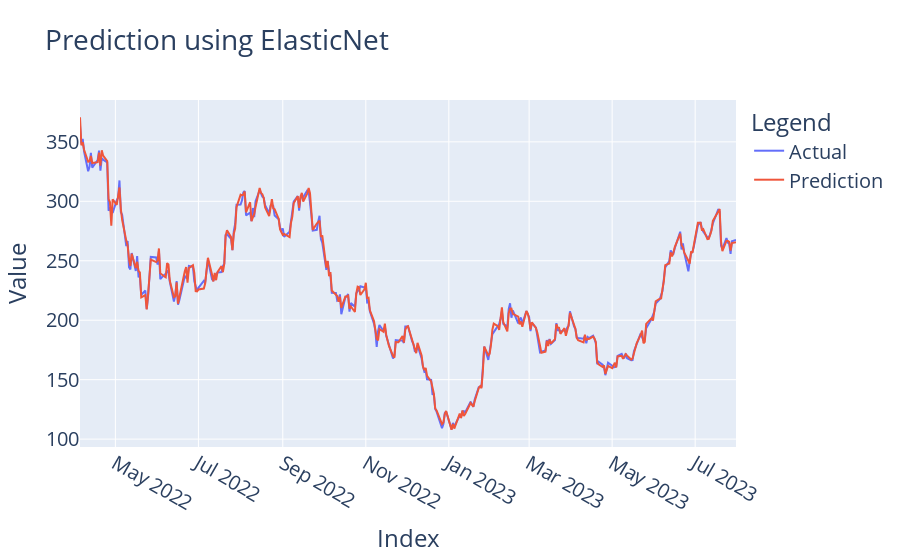

Notebook source saved alongside this figure:
### Code cell
'''plt.figure(figsize = (25, 10))
plt.plot(y_test, color = 'red', label = 'actual')
plt.plot(y_test_pred_enet, color = 'blue', label = 'prediction')
plt.title("Prediction using ElasticNet", fontdict = {'fontsize': 20})
plt.show()'''

import plotly.graph_objects as go

fig = go.Figure()

fig.add_trace(go.Scatter(
    x=y_test.index, 
    y=y_test,
    mode='lines',
    name='Actual'
))

fig.add_trace(go.Scatter(
    x=y_test.index,
    y=y_test_pred_enet,
    mode='lines',
    name='Prediction'  
))

fig.update_layout(
    title='Prediction using ElasticNet',
    xaxis_title='Index',
    yaxis_title='Value',
    legend_title='Legend',
    font=dict(size=20)
)

fig.show()

### Figure 1 — Plotly figure (JSON) as saved in the notebook; plotly's stock layout.template omitted (floating-point values rounded to 4 significant figures; data arrays with more than 128 entries replaced by an {"elided": "..."} marker saying what was removed)
{"data": [{"mode": "lines", "name": "Actual", "type": "scatter", "x": {"elided": "331 str values"}, "y": {"elided": "331 float values"}}, {"mode": "lines", "name": "Prediction", "type": "scatter", "x": {"elided": "331 str values"}, "y": {"elided": "331 float values"}}], "layout": {"font": {"size": 20}, "legend": {"title": {"text": "Legend"}}, "title": {"text": "Prediction using ElasticNet"}, "xaxis": {"title": {"text": "Index"}}, "yaxis": {"title": {"text": "Value"}}}}
